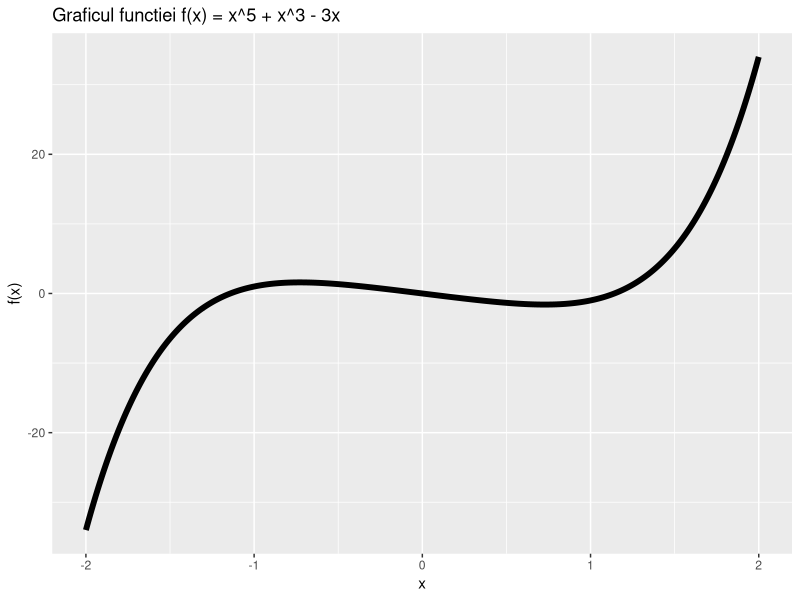

Generate this figure with R:
library(ggplot2)

# Definim un set de valori pentru x în intervalul [-2, 2]
x <- seq(-2, 2, by = 0.01)

# Calculam valorile corespunzătoare pentru funcția f(x)
y <- x^5 + x^3 - 3 * x

# Cream un cadru de date cu valorile x și y
data <- data.frame(x = x, y = y)

# Cream un grafic folosind ggplot2
grafic <- ggplot(data, aes(x, y)) +
  geom_line(color = "black", size = 2) +
  labs(title = "Graficul functiei f(x) = x^5 + x^3 - 3x",
       x = "x",
       y = "f(x)")

# Afișam graficul
print(grafic)
